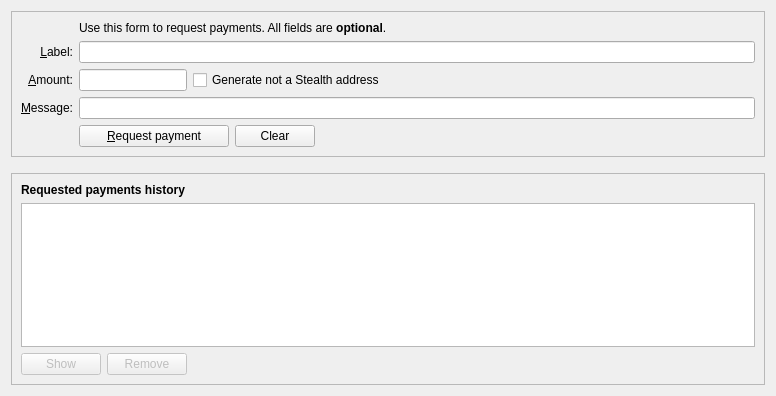
<?xml version="1.0" encoding="UTF-8"?>
<ui version="4.0">
 <class>ReceiveCoinsDialog</class>
 <widget class="QWidget" name="ReceiveCoinsDialog">
  <property name="geometry">
   <rect>
    <x>0</x>
    <y>0</y>
    <width>776</width>
    <height>396</height>
   </rect>
  </property>
  <layout class="QVBoxLayout" name="verticalLayout" stretch="0,0,1">
   <item>
    <widget class="QFrame" name="frame2">
     <property name="sizePolicy">
      <sizepolicy hsizetype="Preferred" vsizetype="Expanding">
       <horstretch>0</horstretch>
       <verstretch>0</verstretch>
      </sizepolicy>
     </property>
     <property name="frameShape">
      <enum>QFrame::StyledPanel</enum>
     </property>
     <property name="frameShadow">
      <enum>QFrame::Sunken</enum>
     </property>
     <layout class="QVBoxLayout" name="verticalLayout_3">
      <item>
       <layout class="QGridLayout" name="gridLayout">
        <item row="5" column="0">
         <widget class="QLabel" name="label">
          <property name="toolTip">
           <string>An optional amount to request. Leave this empty or zero to not request a specific amount.</string>
          </property>
          <property name="text">
           <string>&amp;Amount:</string>
          </property>
          <property name="alignment">
           <set>Qt::AlignRight|Qt::AlignTrailing|Qt::AlignVCenter</set>
          </property>
          <property name="buddy">
           <cstring>reqAmount</cstring>
          </property>
         </widget>
        </item>
        <item row="6" column="0">
         <widget class="QLabel" name="label_3">
          <property name="toolTip">
           <string>An optional message to attach to the payment request, which will be displayed when the request is opened. Note: The message will not be sent with the payment over the VERGE network.</string>
          </property>
          <property name="text">
           <string>&amp;Message:</string>
          </property>
          <property name="alignment">
           <set>Qt::AlignRight|Qt::AlignTrailing|Qt::AlignVCenter</set>
          </property>
          <property name="buddy">
           <cstring>reqMessage</cstring>
          </property>
         </widget>
        </item>
        <item row="4" column="2">
         <widget class="QLineEdit" name="reqLabel">
          <property name="toolTip">
           <string>An optional label to associate with the new receiving address.</string>
          </property>
         </widget>
        </item>
        <item row="2" column="2">
         <widget class="QLabel" name="label_5">
          <property name="text">
           <string>Use this form to request payments. All fields are &lt;b&gt;optional&lt;/b&gt;.</string>
          </property>
         </widget>
        </item>
        <item row="4" column="0">
         <widget class="QLabel" name="label_2">
          <property name="toolTip">
           <string>An optional label to associate with the new receiving address.</string>
          </property>
          <property name="text">
           <string>&amp;Label:</string>
          </property>
          <property name="alignment">
           <set>Qt::AlignRight|Qt::AlignTrailing|Qt::AlignVCenter</set>
          </property>
          <property name="buddy">
           <cstring>reqLabel</cstring>
          </property>
         </widget>
        </item>
        <item row="6" column="2">
         <widget class="QLineEdit" name="reqMessage">
          <property name="toolTip">
           <string>An optional message to attach to the payment request, which will be displayed when the request is opened. Note: The message will not be sent with the payment over the VERGE network.</string>
          </property>
         </widget>
        </item>
        <item row="7" column="2">
         <layout class="QHBoxLayout" name="horizontalLayout">
          <item>
           <widget class="QPushButton" name="receiveButton">
            <property name="minimumSize">
             <size>
              <width>150</width>
              <height>0</height>
             </size>
            </property>
            <property name="text">
             <string>&amp;Request payment</string>
            </property>
            <property name="icon">
             <iconset resource="../verge.qrc">
              <normaloff>:/icons/receiving_addresses</normaloff>:/icons/receiving_addresses</iconset>
            </property>
           </widget>
          </item>
          <item>
           <widget class="QPushButton" name="clearButton">
            <property name="sizePolicy">
             <sizepolicy hsizetype="Minimum" vsizetype="Fixed">
              <horstretch>0</horstretch>
              <verstretch>0</verstretch>
             </sizepolicy>
            </property>
            <property name="toolTip">
             <string>Clear all fields of the form.</string>
            </property>
            <property name="text">
             <string>Clear</string>
            </property>
            <property name="icon">
             <iconset resource="../verge.qrc">
              <normaloff>:/icons/remove</normaloff>:/icons/remove</iconset>
            </property>
            <property name="autoDefault">
             <bool>false</bool>
            </property>
           </widget>
          </item>
          <item>
           <spacer name="horizontalSpacer">
            <property name="orientation">
             <enum>Qt::Horizontal</enum>
            </property>
            <property name="sizeHint" stdset="0">
             <size>
              <width>40</width>
              <height>20</height>
             </size>
            </property>
           </spacer>
          </item>
         </layout>
        </item>
        <item row="7" column="0">
         <widget class="QLabel" name="label_7">
          <property name="text">
           <string/>
          </property>
         </widget>
        </item>
        <item row="5" column="2">
         <layout class="QHBoxLayout" name="horizontalLayout_6">
          <item>
           <widget class="VERGEAmountField" name="reqAmount">
            <property name="sizePolicy">
             <sizepolicy hsizetype="Fixed" vsizetype="Fixed">
              <horstretch>0</horstretch>
              <verstretch>0</verstretch>
             </sizepolicy>
            </property>
            <property name="minimumSize">
             <size>
              <width>80</width>
              <height>0</height>
             </size>
            </property>
            <property name="maximumSize">
             <size>
              <width>1000</width>
              <height>100</height>
             </size>
            </property>
            <property name="toolTip">
             <string>An optional amount to request. Leave this empty or zero to not request a specific amount.</string>
            </property>
           </widget>
          </item>
          <item>
           <widget class="QCheckBox" name="useStealth">
            <property name="sizePolicy">
             <sizepolicy hsizetype="Fixed" vsizetype="Fixed">
              <horstretch>0</horstretch>
              <verstretch>0</verstretch>
             </sizepolicy>
            </property>
            <property name="maximumSize">
             <size>
              <width>1000</width>
              <height>16777215</height>
             </size>
            </property>
            <property name="focusPolicy">
             <enum>Qt::StrongFocus</enum>
            </property>
            <property name="toolTip">
             <string>Stealth Addressing Protects your privacy while receiving funds</string>
            </property>
            <property name="text">
             <string>Generate not a Stealth address</string>
            </property>
           </widget>
          </item>
          <item>
           <spacer name="horizontalSpacer_3">
            <property name="orientation">
             <enum>Qt::Horizontal</enum>
            </property>
            <property name="sizeHint" stdset="0">
             <size>
              <width>0</width>
              <height>0</height>
             </size>
            </property>
           </spacer>
          </item>
         </layout>
        </item>
       </layout>
      </item>
     </layout>
    </widget>
   </item>
   <item>
    <spacer name="verticalSpacer_2">
     <property name="orientation">
      <enum>Qt::Vertical</enum>
     </property>
     <property name="sizeHint" stdset="0">
      <size>
       <width>20</width>
       <height>10</height>
      </size>
     </property>
    </spacer>
   </item>
   <item>
    <widget class="QFrame" name="frame">
     <property name="sizePolicy">
      <sizepolicy hsizetype="Preferred" vsizetype="Expanding">
       <horstretch>0</horstretch>
       <verstretch>0</verstretch>
      </sizepolicy>
     </property>
     <property name="frameShape">
      <enum>QFrame::StyledPanel</enum>
     </property>
     <property name="frameShadow">
      <enum>QFrame::Raised</enum>
     </property>
     <layout class="QVBoxLayout" name="verticalLayout_2">
      <item>
       <widget class="QLabel" name="label_6">
        <property name="font">
         <font>
          <weight>75</weight>
          <bold>true</bold>
         </font>
        </property>
        <property name="text">
         <string>Requested payments history</string>
        </property>
       </widget>
      </item>
      <item>
       <widget class="QTableView" name="recentRequestsView">
        <property name="contextMenuPolicy">
         <enum>Qt::CustomContextMenu</enum>
        </property>
        <property name="tabKeyNavigation">
         <bool>false</bool>
        </property>
        <property name="sortingEnabled">
         <bool>true</bool>
        </property>
       </widget>
      </item>
      <item>
       <layout class="QHBoxLayout" name="horizontalLayout_2">
        <item>
         <widget class="QPushButton" name="showRequestButton">
          <property name="enabled">
           <bool>false</bool>
          </property>
          <property name="toolTip">
           <string>Show the selected request (does the same as double clicking an entry)</string>
          </property>
          <property name="text">
           <string>Show</string>
          </property>
          <property name="icon">
           <iconset resource="../verge.qrc">
            <normaloff>:/icons/edit</normaloff>:/icons/edit</iconset>
          </property>
          <property name="autoDefault">
           <bool>false</bool>
          </property>
         </widget>
        </item>
        <item>
         <widget class="QPushButton" name="removeRequestButton">
          <property name="enabled">
           <bool>false</bool>
          </property>
          <property name="toolTip">
           <string>Remove the selected entries from the list</string>
          </property>
          <property name="text">
           <string>Remove</string>
          </property>
          <property name="icon">
           <iconset resource="../verge.qrc">
            <normaloff>:/icons/remove</normaloff>:/icons/remove</iconset>
          </property>
          <property name="autoDefault">
           <bool>false</bool>
          </property>
         </widget>
        </item>
        <item>
         <spacer name="horizontalSpacer_2">
          <property name="orientation">
           <enum>Qt::Horizontal</enum>
          </property>
          <property name="sizeHint" stdset="0">
           <size>
            <width>40</width>
            <height>20</height>
           </size>
          </property>
         </spacer>
        </item>
       </layout>
      </item>
     </layout>
    </widget>
   </item>
  </layout>
 </widget>
 <customwidgets>
  <customwidget>
   <class>VERGEAmountField</class>
   <extends>QLineEdit</extends>
   <header>qt/vergeamountfield.h</header>
   <container>1</container>
  </customwidget>
 </customwidgets>
 <tabstops>
  <tabstop>reqLabel</tabstop>
  <tabstop>reqAmount</tabstop>
  <tabstop>useStealth</tabstop>
  <tabstop>reqMessage</tabstop>
  <tabstop>receiveButton</tabstop>
  <tabstop>clearButton</tabstop>
  <tabstop>recentRequestsView</tabstop>
  <tabstop>showRequestButton</tabstop>
  <tabstop>removeRequestButton</tabstop>
 </tabstops>
 <resources>
  <include location="../verge.qrc"/>
 </resources>
 <connections/>
</ui>
